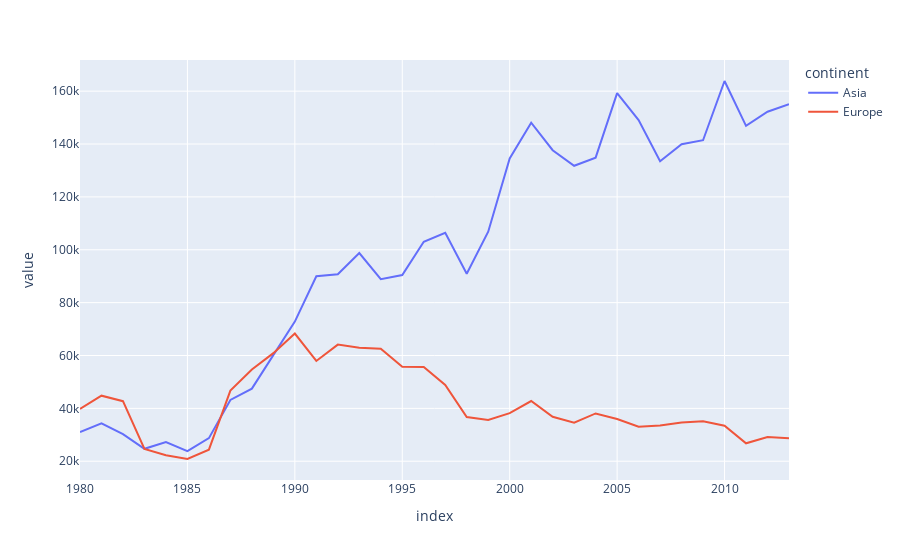

Source (notebook cell):
### Code cell
names=["Asia","Europe"]
continents.loc[names].T.plot(backend='plotly')

### Figure 1 — Plotly figure (JSON) as saved in the notebook; plotly's stock layout.template omitted (floating-point values rounded to 4 significant figures)
{"data": [{"hovertemplate": "continent=Asia<br>index=%{x}<br>value=%{y}<extra></extra>", "legendgroup": "Asia", "line": {"color": "#636efa", "dash": "solid"}, "marker": {"symbol": "circle"}, "mode": "lines", "name": "Asia", "orientation": "v", "showlegend": true, "type": "scatter", "x": [1980, 1981, 1982, 1983, 1984, 1985, 1986, 1987, 1988, 1989, 1990, 1991, 1992, 1993, 1994, 1995, 1996, 1997, 1998, 1999, 2000, 2001, 2002, 2003, 2004, 2005, 2006, 2007, 2008, 2009, 2010, 2011, 2012, 2013], "xaxis": "x", "y": [31025, 34314, 30214, 24696, 27274, 23850, 28739, 43203, 47454, 60256, 72829, 89964, 90752, 98737, 88852, 90424, 103030, 106383, 90929, 106844, 134544, 148083, 137653, 131769, 134850, 159253, 149054, 133459, 139894, 141434, 163845, 146894, 152218, 155075], "yaxis": "y"}, {"hovertemplate": "continent=Europe<br>index=%{x}<br>value=%{y}<extra></extra>", "legendgroup": "Europe", "line": {"color": "#EF553B", "dash": "solid"}, "marker": {"symbol": "circle"}, "mode": "lines", "name": "Europe", "orientation": "v", "showlegend": true, "type": "scatter", "x": [1980, 1981, 1982, 1983, 1984, 1985, 1986, 1987, 1988, 1989, 1990, 1991, 1992, 1993, 1994, 1995, 1996, 1997, 1998, 1999, 2000, 2001, 2002, 2003, 2004, 2005, 2006, 2007, 2008, 2009, 2010, 2011, 2012, 2013], "xaxis": "x", "y": [39760, 44802, 42720, 24638, 22287, 20844, 24370, 46698, 54726, 60893, 68301, 57938, 64123, 62937, 62531, 55764, 55642, 48841, 36719, 35639, 38215, 42779, 36798, 34556, 38082, 35955, 33053, 33495, 34692, 35078, 33425, 26778, 29177, 28691], "yaxis": "y"}], "layout": {"legend": {"title": {"text": "continent"}, "tracegroupgap": 0}, "margin": {"t": 60}, "xaxis": {"anchor": "y", "domain": [0, 1], "title": {"text": "index"}}, "yaxis": {"anchor": "x", "domain": [0, 1], "title": {"text": "value"}}}}
